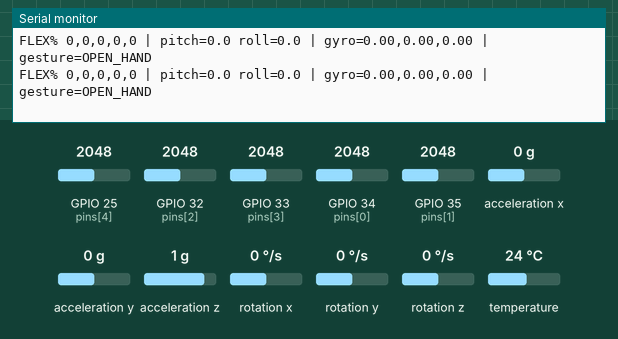
Simulated run of this sketch. Board: ESP32. Parts: the last lines printed to the serial monitor. Inputs (shaded band) come from the test bench; at power-on: GPIO 32 (pins[2]) = 2048, GPIO 25 (pins[4]) = 2048, GPIO 33 (pins[3]) = 2048, GPIO 34 (pins[0]) = 2048, GPIO 35 (pins[1]) = 2048, acceleration x 0 g, acceleration y 0 g, acceleration z 1 g, rotation x 0 °/s, rotation y 0 °/s, rotation z 0 °/s, temperature 24 °C (analog values on the 0–4095 scale).

Above: at 2.0 s.
2.1 s: GPIO 32 (pins[2]) set to 1384
At 2.33 s:
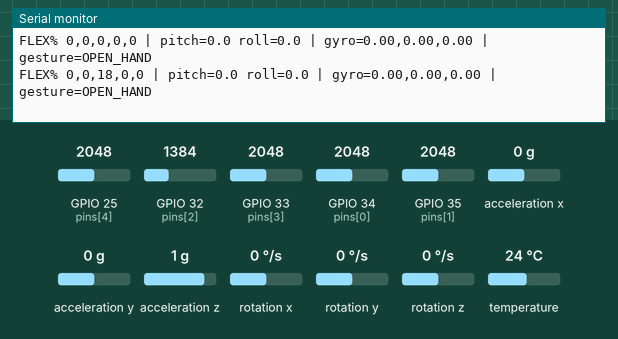
3.6 s: GPIO 32 (pins[2]) set to 1275
At 3.87 s:
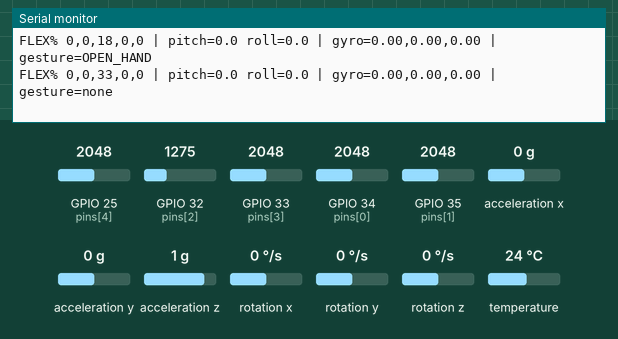

The sketch:

luva_final.ino
```cpp
#include <Wire.h>
#include <Adafruit_MPU6050.h>
#include <Adafruit_Sensor.h>

Adafruit_MPU6050 mpu;

// Ordem: Thumb, Index, Middle, Ring, Pinky
const int pins[5] = {34, 35, 32, 33, 25};

// Valores fixos (calibrados)
const int OPEN_V[5]   = {1648, 1333, 1520, 1414, 1344};
const int CLOSED_V[5] = {1079,  714,  789,  753,  714};

int clampi(int x, int a, int b) { return x < a ? a : (x > b ? b : x); }

void readOnce(int out[5]) {
  for (int i = 0; i < 5; i++) out[i] = analogRead(pins[i]);
}

void setup() {
  Serial.begin(115200);
  delay(800);
  Serial.println("\nBOOT OK (fixed calibration)");

  analogReadResolution(12);
  analogSetAttenuation(ADC_11db);

  Wire.begin(21, 22);
  if (!mpu.begin()) {
    Serial.println("MPU6050 NOT FOUND!");
    while (1) delay(10);
  }
  mpu.setAccelerometerRange(MPU6050_RANGE_8_G);
  mpu.setGyroRange(MPU6050_RANGE_500_DEG);
  mpu.setFilterBandwidth(MPU6050_BAND_21_HZ);

  Serial.println("=== LUVA (DEDOS + IMU) ===");
  Serial.println("FLEX% (0=open,100=closed) | pitch/roll | gyro | gesture");
}

void loop() {
  // ---- dedos raw -> % ----
  int raw[5], pct[5];
  readOnce(raw);

  for (int i = 0; i < 5; i++) {
    int denom = (OPEN_V[i] - CLOSED_V[i]);
    int p = 0;
    if (abs(denom) > 10) {
      p = (int)(100.0f * (OPEN_V[i] - raw[i]) / (float)denom);
      p = clampi(p, 0, 100);
    }
    pct[i] = p;
  }

  // ---- IMU ----
  sensors_event_t a, g, temp;
  mpu.getEvent(&a, &g, &temp);

  float ax = a.acceleration.x, ay = a.acceleration.y, az = a.acceleration.z;
  float roll  = atan2(ay, az) * 180.0 / PI;
  float pitch = atan2(-ax, sqrt(ay * ay + az * az)) * 180.0 / PI;

  // ---- gestos (aberta/fechada/pinça) ----
  bool allOpen = true, allFist = true;
  for (int i = 0; i < 5; i++) {
    if (pct[i] > 25) allOpen = false;
    if (pct[i] < 75) allFist = false;
  }
  bool pinch = (pct[0] > 60 && pct[1] > 60 && pct[2] < 40 && pct[3] < 40 && pct[4] < 40);

  const char* gesture = "none";
  if (allOpen) gesture = "OPEN_HAND";
  else if (allFist) gesture = "FIST";
  else if (pinch) gesture = "PINCH";

  // ---- print completo ----
  Serial.print("FLEX% ");
  for (int i = 0; i < 5; i++) {
    Serial.print(pct[i]);
    if (i < 4) Serial.print(",");
  }

  Serial.print(" | pitch=");
  Serial.print(pitch, 1);
  Serial.print(" roll=");
  Serial.print(roll, 1);

  Serial.print(" | gyro=");
  Serial.print(g.gyro.x, 2); Serial.print(",");
  Serial.print(g.gyro.y, 2); Serial.print(",");
  Serial.print(g.gyro.z, 2);

  Serial.print(" | gesture=");
  Serial.println(gesture);

  delay(150);
}
```

Measured:
- the behaviour switches between 1330 and 1329 on GPIO 32 (pins[2]) (found by bisection; images 1 and 2)
- after the input at 2.1 s, the serial monitor: prints a new line after 0.10 s (image 1)
- after the input at 3.6 s, the serial monitor: prints a new line after 0.14 s (image 2)
